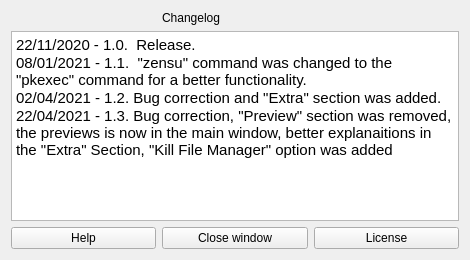
<?xml version="1.0" encoding="UTF-8"?>
<ui version="4.0">
 <class>changelog</class>
 <widget class="QWidget" name="changelog">
  <property name="geometry">
   <rect>
    <x>0</x>
    <y>0</y>
    <width>470</width>
    <height>260</height>
   </rect>
  </property>
  <property name="minimumSize">
   <size>
    <width>470</width>
    <height>260</height>
   </size>
  </property>
  <property name="windowTitle">
   <string>Changelog</string>
  </property>
  <property name="windowIcon">
   <iconset resource="img.qrc">
    <normaloff>:/colors.png</normaloff>:/colors.png</iconset>
  </property>
  <layout class="QGridLayout" name="gridLayout">
   <item row="0" column="1">
    <widget class="QLabel" name="label">
     <property name="text">
      <string>Changelog</string>
     </property>
    </widget>
   </item>
   <item row="1" column="0" colspan="3">
    <widget class="QTextBrowser" name="textBrowser">
     <property name="html">
      <string>&lt;!DOCTYPE HTML PUBLIC &quot;-//W3C//DTD HTML 4.0//EN&quot; &quot;http://www.w3.org/TR/REC-html40/strict.dtd&quot;&gt;
&lt;html&gt;&lt;head&gt;&lt;meta name=&quot;qrichtext&quot; content=&quot;1&quot; /&gt;&lt;style type=&quot;text/css&quot;&gt;
p, li { white-space: pre-wrap; }
&lt;/style&gt;&lt;/head&gt;&lt;body style=&quot; font-family:'Ubuntu'; font-size:11pt; font-weight:400; font-style:normal;&quot;&gt;
&lt;p style=&quot; margin-top:0px; margin-bottom:0px; margin-left:0px; margin-right:0px; -qt-block-indent:0; text-indent:0px;&quot;&gt;&lt;span style=&quot; font-family:'Cantarell';&quot;&gt;22/11/2020 - 1.0.  Release.&lt;/span&gt;&lt;/p&gt;
&lt;p style=&quot; margin-top:0px; margin-bottom:0px; margin-left:0px; margin-right:0px; -qt-block-indent:0; text-indent:0px;&quot;&gt;&lt;span style=&quot; font-family:'Cantarell';&quot;&gt;08/01/2021 - 1.1.  &amp;quot;zensu&amp;quot; command was changed to the &amp;quot;pkexec&amp;quot; command for a better functionality.&lt;/span&gt;&lt;/p&gt;
&lt;p style=&quot; margin-top:0px; margin-bottom:0px; margin-left:0px; margin-right:0px; -qt-block-indent:0; text-indent:0px;&quot;&gt;&lt;span style=&quot; font-family:'Cantarell';&quot;&gt;02/04/2021 - 1.2. Bug correction and &amp;quot;Extra&amp;quot; section was added.&lt;/span&gt;&lt;/p&gt;
&lt;p style=&quot; margin-top:0px; margin-bottom:0px; margin-left:0px; margin-right:0px; -qt-block-indent:0; text-indent:0px;&quot;&gt;&lt;span style=&quot; font-family:'Cantarell';&quot;&gt;22/04/2021 - 1.3. Bug correction, &amp;quot;Preview&amp;quot; section was removed, the previews is now in the main window, better explanaitions in the &amp;quot;Extra&amp;quot; Section, &amp;quot;Kill File Manager&amp;quot; option was added&lt;/span&gt;&lt;/p&gt;&lt;/body&gt;&lt;/html&gt;</string>
     </property>
    </widget>
   </item>
   <item row="2" column="0">
    <widget class="QPushButton" name="help">
     <property name="text">
      <string>Help</string>
     </property>
    </widget>
   </item>
   <item row="2" column="2">
    <widget class="QPushButton" name="license">
     <property name="text">
      <string>License</string>
     </property>
    </widget>
   </item>
   <item row="2" column="1">
    <widget class="QPushButton" name="close">
     <property name="text">
      <string>Close window</string>
     </property>
    </widget>
   </item>
  </layout>
 </widget>
 <resources>
  <include location="img.qrc"/>
 </resources>
 <connections/>
</ui>
